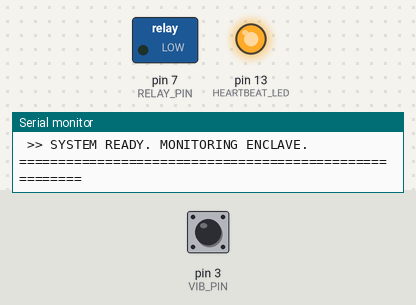
A sketch run on a simulated Arduino Uno, built with avr-gcc and run on an emulated ATmega328P. On the bench: switched loads named in the sketch (green lamp = pin HIGH), output pins drawn as LEDs (lit = HIGH), the last lines printed to the serial monitor. Dashed ring = blinking. Inputs (shaded band) come from the test bench; at power-on: pin 3 (VIB_PIN) HIGH.

Above: at 3.5 s.
At 4.6 s:
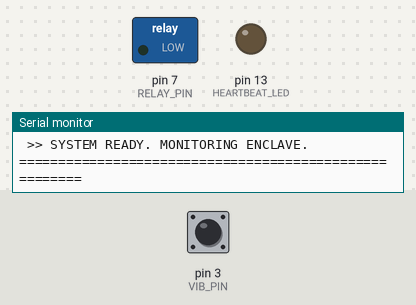
4.7 s: pin 3 (VIB_PIN) pulled LOW for 0.15 s
At 5.41 s:
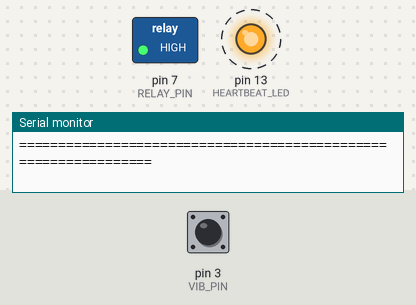
Timing chart, 0 to 14.2 s (numbered marks = the images above; inputs shaded):
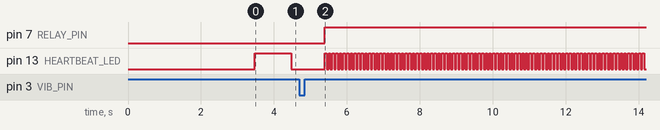

The sketch:

watchdog.ino
```cpp
#include <DHT.h>

// ── 📌 PIN DEFINITIONS ────────────────────────────────────────────────────────
#define DHT_PIN               2      // DHT22 data pin
#define VIB_PIN               3      // SW-420 vibration sensor (active LOW)
#define RELAY_PIN             7      // Kill-switch relay signal (HIGH = Pi CUT)
#define HEARTBEAT_LED         13     // Built-in LED for visual status

// ── ⚙️ SENSOR CONFIGURATION ───────────────────────────────────────────────────
#define DHT_TYPE              DHT22
#define ROOM_TEMP_LIMIT       70.0   // °C — Threshold for fire/heat-gun attack
#define READ_INTERVAL_MS      5000   // ms — Delay between DHT22 readings
#define WATCHDOG_TIMEOUT_MS   30000  // ms — Freeze threshold for Pi Keepalive
#define BAUD_RATE             9600   // bps— Serial communication speed

// ── 🎚️ OUTPUT TOGGLE ──────────────────────────────────────────────────────────
// TRUE  = Professional CLI Dashboard for your demo
// FALSE = Strict JSON for the Raspberry Pi
bool HUMAN_MODE = true;
// ──────────────────────────────────────────────────────────────────────────────

// ── ⏱️ TIMING & STATE VARIABLES ───────────────────────────────────────────────
DHT dht(DHT_PIN, DHT_TYPE);

unsigned long lastDhtReadMs   = 0;
unsigned long lastPiPingMs    = 0;
unsigned long vibDebounceMs   = 0;
bool          killSwitchActive= false;

// ── 🚨 INTERRUPT SERVICE ROUTINE (ISR) ────────────────────────────────────────
volatile bool vibrationDetected = false;

void vibrationISR() {
  vibrationDetected = true;
}

// ── 💀 RELAY CONTROL: THE KILL-SWITCH ─────────────────────────────────────────
void activateKillSwitch(String reason) {
  if (killSwitchActive) return;  // Prevent double-triggering

  killSwitchActive = true;

  if (HUMAN_MODE) {
    Serial.println();
    Serial.println(F("================================================================"));
    Serial.println(F(" ⚠️ CRITICAL INCIDENT : HARDWARE SABOTAGE DETECTED"));
    Serial.println(F("================================================================"));
    Serial.print(F(" >> TRIGGER SOURCE   : ")); Serial.println(reason);
    Serial.println(F(" >> ACTION           : INITIATING ZERO-DAY PROTOCOL"));
    Serial.println(F(" >> TARGET           : RELAY CIRCUIT [PIN 7]"));
    Serial.println(F(" >> STATUS           : SEVERING MAIN POWER SUPPLY..."));
    Serial.println(F("----------------------------------------------------------------"));
    Serial.println(F(" [OK] POWER CUT SUCCESSFUL."));
    Serial.println(F(" [OK] VOLATILE RAM WIPED TO ZEROES."));
    Serial.println(F(" [OK] VAULT SECURED. SYSTEM LOCKED UNTIL MANUAL RESET."));
    Serial.println(F("================================================================"));
  } else {
    Serial.print(F("{\"event\":\"KILL_SWITCH_ACTIVATED\",\"reason\":\""));
    Serial.print(reason);
    Serial.println(F("\",\"action\":\"POWER_CUT\"}"));
  }

  delay(100); // Flush serial buffer

  // EXECUTE POWER CUT
  digitalWrite(RELAY_PIN, HIGH);

  // Enter infinite emergency LED flash pattern
  while (true) {
    digitalWrite(HEARTBEAT_LED, HIGH); delay(50);
    digitalWrite(HEARTBEAT_LED, LOW);  delay(50);
  }
}

// ── 🚀 SYSTEM SETUP ───────────────────────────────────────────────────────────
void setup() {
  Serial.begin(BAUD_RATE);
  delay(1000);

  pinMode(RELAY_PIN,     OUTPUT);
  pinMode(HEARTBEAT_LED, OUTPUT);
  pinMode(VIB_PIN,       INPUT_PULLUP);

  digitalWrite(RELAY_PIN,     LOW);
  digitalWrite(HEARTBEAT_LED, LOW);

  attachInterrupt(digitalPinToInterrupt(VIB_PIN), vibrationISR, FALLING);

  dht.begin();
  delay(2000);

  lastPiPingMs = millis();

  if (HUMAN_MODE) {
    Serial.println();
    Serial.println(F("======================================================="));
    Serial.println(F("   ZERO-TRUST WATCHDOG v3.0  |  STATUS: ARMED   "));
    Serial.println(F("======================================================="));
    Serial.println(F(" [INIT] Air-Gapped Kernel ............... SECURE"));
    Serial.println(F(" [INIT] SW-420 Kinetic Sensor ........... ONLINE"));
    Serial.println(F(" [INIT] DHT22 Thermal Monitor ........... ONLINE"));
    Serial.println(F(" [INIT] Power Control Relay (Pin 7) ..... CLOSED"));
    Serial.println(F("-------------------------------------------------------"));
    Serial.println(F(" >> SYSTEM READY. MONITORING ENCLAVE."));
    Serial.println(F("=======================================================\n"));
  } else {
    Serial.println(F("{\"event\":\"WATCHDOG_ONLINE\",\"status\":\"ARMED\"}"));
  }
}

// ── 🔄 MAIN SUPERVISORY LOOP ──────────────────────────────────────────────────
void loop() {
  unsigned long now = millis();

  // 1️⃣ Visual Heartbeat
  static unsigned long lastLedMs = 0;
  if (now - lastLedMs > (killSwitchActive ? 100 : 1000)) {
    lastLedMs = now;
    digitalWrite(HEARTBEAT_LED, !digitalRead(HEARTBEAT_LED));
  }

  // 2️⃣ Read Serial Keepalive (PING)
  if (Serial.available() > 0) {
    String incoming = Serial.readStringUntil('\n');
    incoming.trim();
    if (incoming == "PING" || incoming.startsWith("{")) {
      lastPiPingMs = now;
      if (HUMAN_MODE) Serial.println(F(" [NET] Heartbeat OK."));
    }
  }

  // 3️⃣ Software Freeze Detection
  if (now - lastPiPingMs > WATCHDOG_TIMEOUT_MS) {
    activateKillSwitch("PI_WATCHDOG_TIMEOUT");
  }

  // 4️⃣ Kinetic Attack Detection (Vibration)
  if (vibrationDetected) {
    vibrationDetected = false;
    if (now - vibDebounceMs > 1000) {
      vibDebounceMs = now;
      if (!HUMAN_MODE) {
        Serial.println(F("{\"event\":\"PHYSICAL_TAMPER\",\"sensor\":\"SW420\",\"action\":\"KILL_SWITCH_TRIGGERING\"}"));
      }
      activateKillSwitch("KINETIC_IMPACT_SW420");
    }
  }

  // 5️⃣ Thermal Attack Detection (DHT22)
  if (now - lastDhtReadMs >= READ_INTERVAL_MS) {
    lastDhtReadMs = now;

    float temp     = dht.readTemperature();
    float humidity = dht.readHumidity();

    if (isnan(temp) || isnan(humidity)) {
      if (HUMAN_MODE) {
        Serial.println(F(" [ERR] DHT22 SENSOR FAULT."));
      } else {
        Serial.println(F("{\"event\":\"DHT22_READ_ERROR\",\"action\":\"SENSOR_FAULT\"}"));
      }
    } else {
      if (HUMAN_MODE) {
        Serial.print(F(" [SYS] T: "));
        Serial.print(temp, 1);
        Serial.print(F("°C  |  H: "));
        Serial.print(humidity, 1);
        Serial.println(F("%"));
      } else {
        Serial.print(F("{\"event\":\"ENVIRONMENT\",\"temperature\":"));
        Serial.print(temp, 2);
        Serial.print(F(",\"humidity\":"));
        Serial.print(humidity, 2);
        Serial.println(F("}"));
      }

      if (temp >= ROOM_TEMP_LIMIT) {
        if (!HUMAN_MODE) {
          Serial.println(F("{\"event\":\"THERMAL_EMERGENCY\",\"action\":\"KILL_SWITCH_TRIGGERING\"}"));
        }
        activateKillSwitch("THERMAL_BREACH_70C");
      }
    }
  }
}
```

Measured:
- after the input at 4.7 s, pin 7 (RELAY_PIN): LOW → HIGH after 0.70 s; pin 13 (HEARTBEAT_LED): alternates HIGH for 0.05 s and LOW for 0.05 s, starting after 0.70 s
